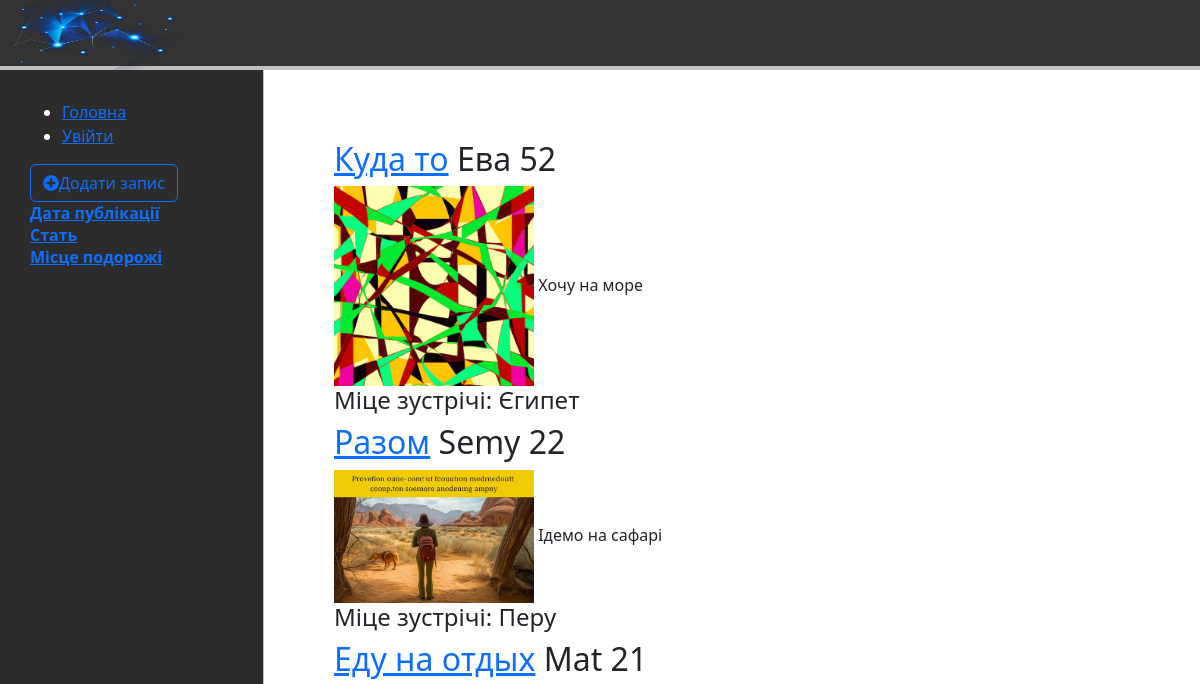
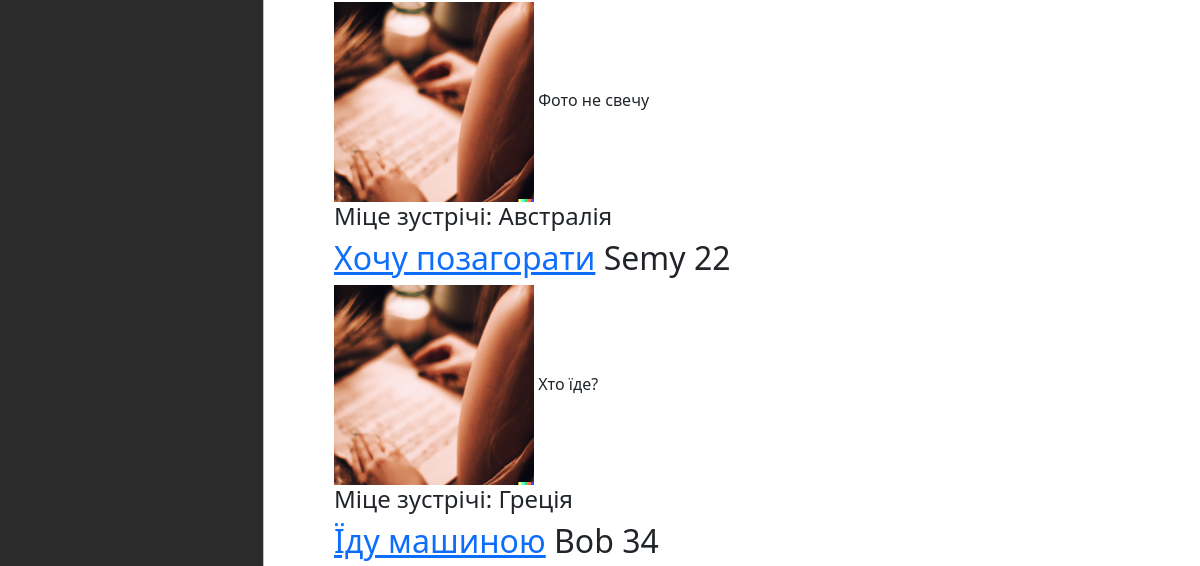
The app's page / (upper part), older data (2 pictures, top to bottom).
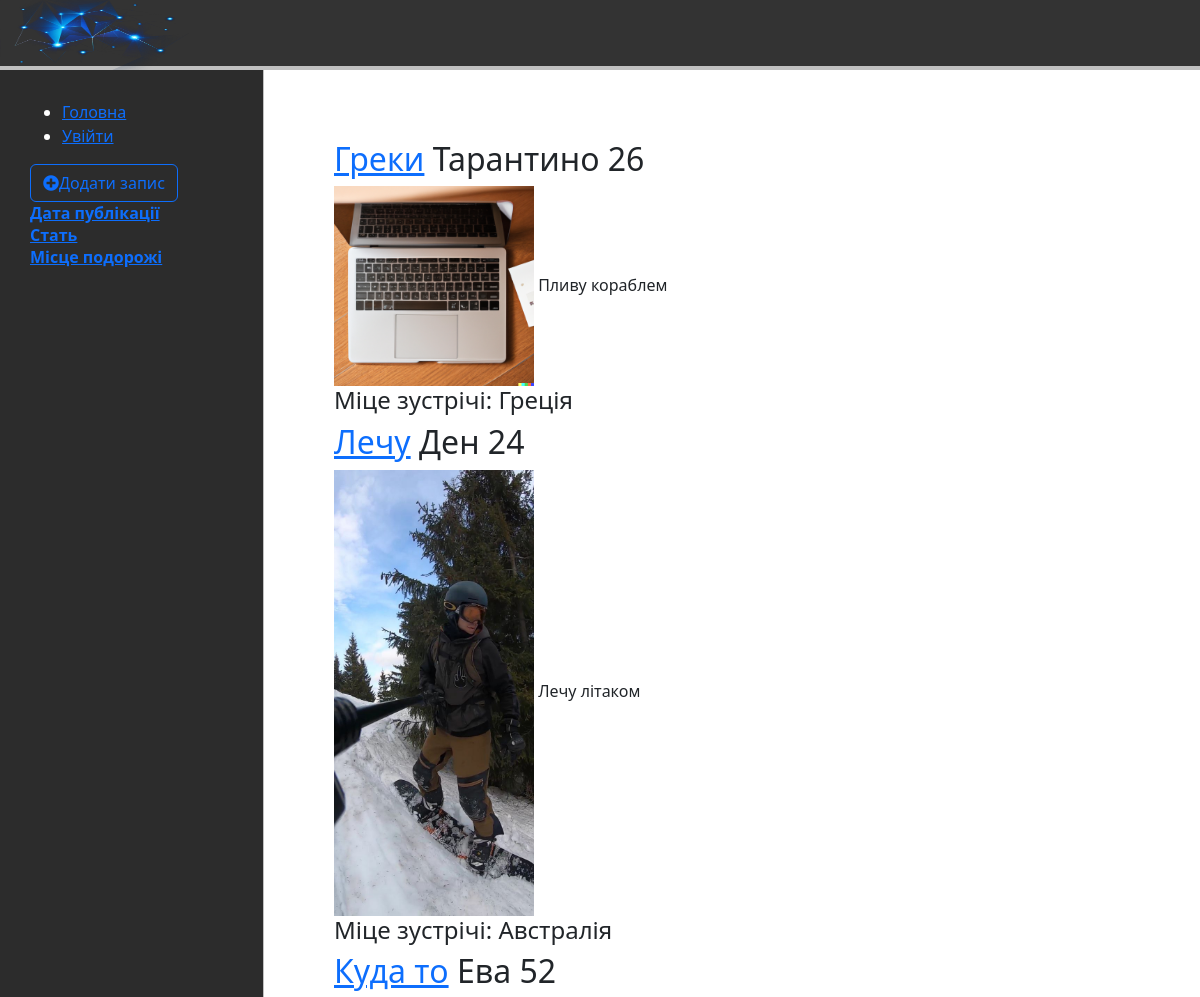
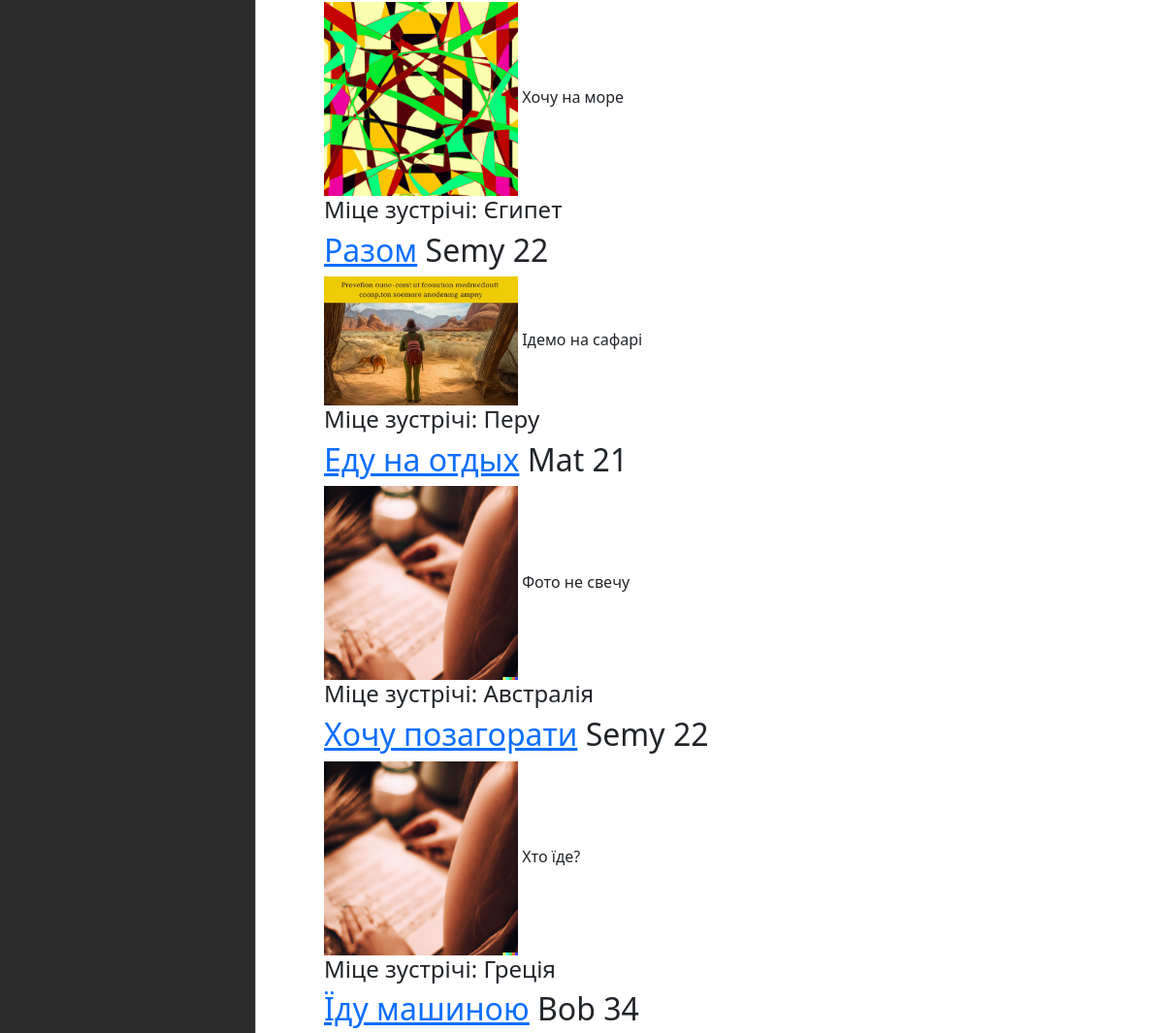
The same page, newer data (2 pictures, top to bottom).
### journey/models.py (models this page shows, shortened)
class Post(models.Model):
    autor = models.CharField('Автор ', max_length=50)
    age = models.CharField('Вік ', max_length=2)
    sex = models.CharField('Стать ', max_length=1, choices=GENDER_CHOICES)
    image = models.ImageField('Світлина ', upload_to='image/%Y', blank=True, null=True)
    title = models.CharField('Заголовок ', max_length=150)
    place = models.CharField('Місце подорожі ', max_length=150, choices=COUNTRY_CHOICES, blank=True, null=True)
    description = models.TextField('Опис ', max_length=2000)
    phone = models.CharField('Тел ', max_length=20, validators=[validate_integer])
    mail = models.EmailField('Емайл ', max_length=20, validators=[validate_email])
    date = models.DateTimeField('Дата публікації ', auto_now_add=True)
    class Meta:
        verbose_name = 'Запиc'
        verbose_name_plural = 'Записи'

### journey/views.py (the view)
# urls.py: path('', views.PostView.as_view(), name='main'),
class PostView(View):
    def get(self, request):
        sort = request.GET.get('sort')
        if sort:
            if sort == 'date':
                posts = Post.objects.order_by('-date')
            else:
                posts = Post.objects.order_by(sort)
        else:
            posts = Post.objects.order_by('-date') # сортування за замовчуванням
        return render(request, 'journey/index.html', {'posts': posts})

### journey/templates/journey/index.html (shortened to what this page needs)
{% extends 'journey/base.html' %}
{% load static %}
{% block content %}
        <div id="main">
            {% for post in posts %}
                <h2><span><a href="{{ post.id }}">{{ post.title }}</a> {{post.autor}} {{post.age}}</span></h2>
                {% if post.image %}
                <div class="image">
                        <span>
                            <img src="{{ post.image }}" width="200px"/>  {{post.description}}
                        </span>
                </div>
                {% else %}
                        <span>
                            <img src="{% static 'img/default.png' %}" width="200px"/>  {{post.description}}
                        </span>
                {% endif %}
            <h4>Міце зустрічі: {{ post.get_place_display }}</h4>
        {% endfor %}
        {% endblock %}

### journey/templates/journey/base.html (shortened to what this page needs)
{% load static %}
<html lang="uk">
<head>
    <link rel="stylesheet" href="https://cdn.jsdelivr.net/npm/bootstrap@5.2.3/dist/css/bootstrap.min.css">
    <link rel="stylesheet" href="https://use.fontawesome.com/releases/v5.8.2/css/all.css">
    <link rel="stylesheet" href="{% static 'css/style.css' %}">
</head>
<body>
    <header>
        <img class="foto" src="{% static '/img/1.png' %}" width="200px" height="70px" alt="Foto">
        <h1>Шукаю попутника</h1>
    </header>
<div class="flex">
    <aside>
        <ul>
            <li><a href="/" class="active">Головна</a></li>
            {% if user.is_authenticated %}
            <li><a href="/admin/">Адмін панель</a></li>
            {% else %}
            <li><a href="/admin/logout/">Увійти</a></li>
            {% endif %}
        </ul>
            <a href="{% url 'addpost' %}">
                <button class="btn btn-outline-primary"><i class="fas fa-plus-circle"></i>Додати запис</button>
            </a>
        <br>
            <div>
                <table>
                    <thead>
                        <tr>
                            <th><a href="?sort=date">Дата публікації</a></th>
                        </tr>
                        <tr>
                            <th><a href="?sort=sex">Стать</a></th>
                        </tr>
                        <tr>
                            <th><a href="?sort=place">Місце подорожі</a></th>
                        </tr>
                    </thead>
                </table>
            </div>
    </aside>
    <main>
    {% block content %}
    {% endblock %}
    </main>
</div>
</body>
</html>

### journey/static/css/style.css (style rules this page uses)
* { margin: 0; padding: 0; }
.flex { display: flex; }
header { width: 100%; height: 70px; border-bottom: 4px solid silver; background: #333; color: #fff; }
aside { background: #2c2c2c; width: 22%; padding: 2.5%; color: #fff; border-right: 1px solid silver; }
main { padding: 70px; }

Row changes from the older to the newer data that the page shows:
added Post: title "Греки", autor "Тарантино", age "26", image (picture), description "Пливу кораблем", place "Греція"
added Post: title "Лечу", autor "Ден", age "24", image (picture), description "Лечу літаком", place "Австралія"
